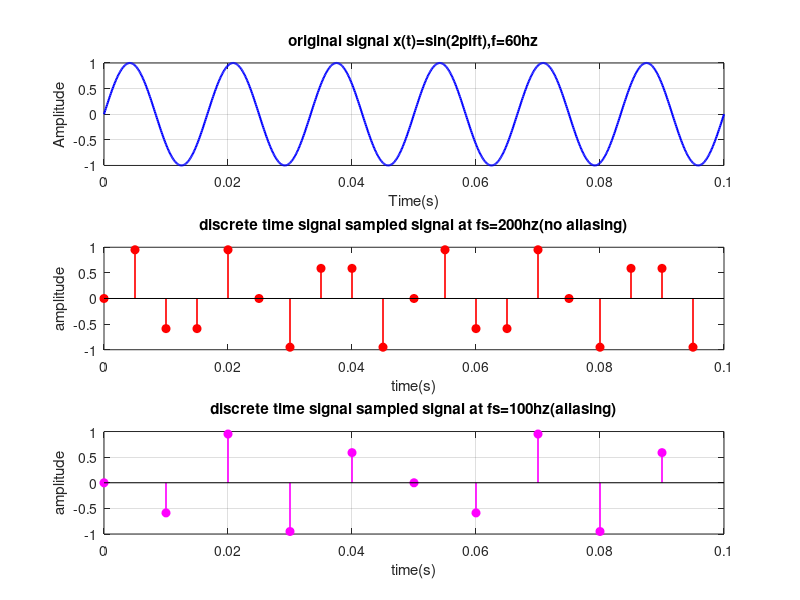

This figure's MATLAB source:
clc;clear;close all;
f=60;
T=0.1;
t=0:1e-4:T;
x=sin(2*pi*f*t);

fs1=200;
fs2=100;
n1=0:1/fs1:T-1/fs1;
x1=sin(2*pi*f*n1);
n2=0:1/fs2:T-1/fs2;
x2=sin(2*pi*f*n2);
figure;
subplot(3,1,1);
plot(t,x,'b','LineWidth',1.5);
xlabel('Time(s)');
ylabel('Amplitude');
title('original signal x(t)=sin(2pift),f=60hz');
grid on;
subplot(3,1,2);
stem(n1,x1,'r','filled','LineWidth',1.2);
xlabel('time(s)');
ylabel('amplitude');
title('discrete time signal sampled signal at fs=200hz(no aliasing)');
subplot(3,1,3);
stem(n2,x2,'m','filled','LineWidth',1.2);
xlabel('time(s)');
ylabel('amplitude');
title('discrete time signal sampled signal at fs=100hz(aliasing)');
grid on;
